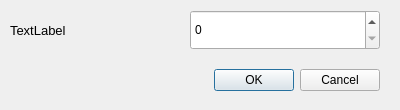
<?xml version="1.0" encoding="UTF-8"?>
<ui version="4.0">
 <class>AddCityDialog</class>
 <widget class="QDialog" name="AddCityDialog">
  <property name="geometry">
   <rect>
    <x>0</x>
    <y>0</y>
    <width>400</width>
    <height>110</height>
   </rect>
  </property>
  <property name="sizePolicy">
   <sizepolicy hsizetype="Fixed" vsizetype="Fixed">
    <horstretch>0</horstretch>
    <verstretch>0</verstretch>
   </sizepolicy>
  </property>
  <property name="windowTitle">
   <string>Добавление нового узла</string>
  </property>
  <widget class="QDialogButtonBox" name="buttonBox">
   <property name="geometry">
    <rect>
     <x>20</x>
     <y>60</y>
     <width>360</width>
     <height>40</height>
    </rect>
   </property>
   <property name="orientation">
    <enum>Qt::Horizontal</enum>
   </property>
   <property name="standardButtons">
    <set>QDialogButtonBox::Cancel|QDialogButtonBox::Ok</set>
   </property>
  </widget>
  <widget class="QSpinBox" name="spinBox">
   <property name="geometry">
    <rect>
     <x>190</x>
     <y>10</y>
     <width>190</width>
     <height>40</height>
    </rect>
   </property>
  </widget>
  <widget class="QLabel" name="label">
   <property name="geometry">
    <rect>
     <x>10</x>
     <y>10</y>
     <width>180</width>
     <height>40</height>
    </rect>
   </property>
   <property name="sizePolicy">
    <sizepolicy hsizetype="Fixed" vsizetype="Fixed">
     <horstretch>0</horstretch>
     <verstretch>0</verstretch>
    </sizepolicy>
   </property>
   <property name="font">
    <font>
     <pointsize>10</pointsize>
    </font>
   </property>
   <property name="text">
    <string>TextLabel</string>
   </property>
  </widget>
 </widget>
 <resources/>
 <connections>
  <connection>
   <sender>buttonBox</sender>
   <signal>accepted()</signal>
   <receiver>AddCityDialog</receiver>
   <slot>accept()</slot>
   <hints>
    <hint type="sourcelabel">
     <x>248</x>
     <y>254</y>
    </hint>
    <hint type="destinationlabel">
     <x>157</x>
     <y>274</y>
    </hint>
   </hints>
  </connection>
  <connection>
   <sender>buttonBox</sender>
   <signal>rejected()</signal>
   <receiver>AddCityDialog</receiver>
   <slot>reject()</slot>
   <hints>
    <hint type="sourcelabel">
     <x>316</x>
     <y>260</y>
    </hint>
    <hint type="destinationlabel">
     <x>286</x>
     <y>274</y>
    </hint>
   </hints>
  </connection>
 </connections>
</ui>
